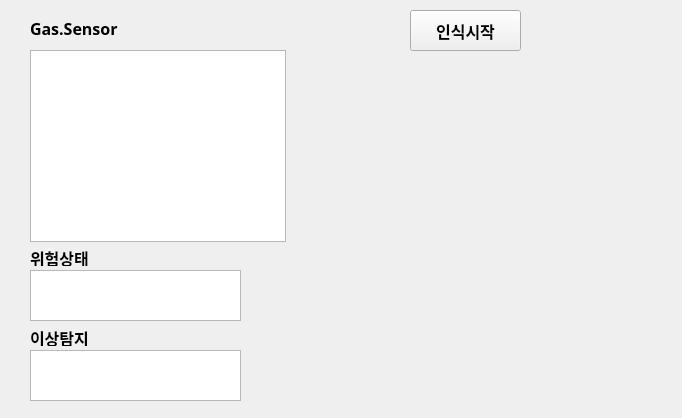
<?xml version="1.0" encoding="UTF-8"?>
<ui version="4.0">
 <class>Dialog</class>
 <widget class="QDialog" name="Dialog">
  <property name="geometry">
   <rect>
    <x>0</x>
    <y>0</y>
    <width>682</width>
    <height>418</height>
   </rect>
  </property>
  <property name="windowTitle">
   <string>FullCover</string>
  </property>
  <property name="windowIcon">
   <iconset>
    <normaloff>home.png</normaloff>
    <normalon>home.png</normalon>
    <disabledoff>home.png</disabledoff>
    <disabledon>home.png</disabledon>home.png</iconset>
  </property>
  <widget class="QLabel" name="label">
   <property name="geometry">
    <rect>
     <x>30</x>
     <y>20</y>
     <width>121</width>
     <height>16</height>
    </rect>
   </property>
   <property name="font">
    <font>
     <family>맑은 고딕</family>
     <pointsize>12</pointsize>
     <weight>75</weight>
     <bold>true</bold>
    </font>
   </property>
   <property name="text">
    <string>Gas.Sensor</string>
   </property>
  </widget>
  <widget class="QTextBrowser" name="textBrowser_2">
   <property name="geometry">
    <rect>
     <x>30</x>
     <y>270</y>
     <width>211</width>
     <height>51</height>
    </rect>
   </property>
   <property name="font">
    <font>
     <family>맑은 고딕</family>
     <pointsize>12</pointsize>
     <weight>75</weight>
     <bold>true</bold>
    </font>
   </property>
  </widget>
  <widget class="QLabel" name="label_2">
   <property name="geometry">
    <rect>
     <x>30</x>
     <y>250</y>
     <width>91</width>
     <height>16</height>
    </rect>
   </property>
   <property name="font">
    <font>
     <family>맑은 고딕</family>
     <pointsize>12</pointsize>
     <weight>75</weight>
     <bold>true</bold>
    </font>
   </property>
   <property name="text">
    <string>위험상태</string>
   </property>
  </widget>
  <widget class="QLabel" name="label_3">
   <property name="geometry">
    <rect>
     <x>30</x>
     <y>330</y>
     <width>81</width>
     <height>16</height>
    </rect>
   </property>
   <property name="font">
    <font>
     <family>맑은 고딕</family>
     <pointsize>12</pointsize>
     <weight>75</weight>
     <bold>true</bold>
    </font>
   </property>
   <property name="text">
    <string>이상탐지</string>
   </property>
  </widget>
  <widget class="QTextBrowser" name="textBrowser_3">
   <property name="geometry">
    <rect>
     <x>30</x>
     <y>350</y>
     <width>211</width>
     <height>51</height>
    </rect>
   </property>
   <property name="font">
    <font>
     <family>맑은 고딕</family>
     <pointsize>12</pointsize>
     <weight>75</weight>
     <bold>true</bold>
    </font>
   </property>
  </widget>
  <widget class="QToolButton" name="btn_1">
   <property name="geometry">
    <rect>
     <x>410</x>
     <y>10</y>
     <width>111</width>
     <height>41</height>
    </rect>
   </property>
   <property name="font">
    <font>
     <family>맑은 고딕</family>
     <pointsize>12</pointsize>
     <weight>75</weight>
     <bold>true</bold>
    </font>
   </property>
   <property name="text">
    <string>인식시작</string>
   </property>
  </widget>
  <widget class="QLabel" name="lbl_picture">
   <property name="geometry">
    <rect>
     <x>320</x>
     <y>80</y>
     <width>320</width>
     <height>270</height>
    </rect>
   </property>
   <property name="text">
    <string/>
   </property>
   <property name="alignment">
    <set>Qt::AlignCenter</set>
   </property>
  </widget>
  <widget class="QListView" name="listView">
   <property name="geometry">
    <rect>
     <x>30</x>
     <y>50</y>
     <width>256</width>
     <height>192</height>
    </rect>
   </property>
   <property name="font">
    <font>
     <family>맑은 고딕</family>
     <pointsize>12</pointsize>
     <weight>75</weight>
     <bold>true</bold>
    </font>
   </property>
  </widget>
 </widget>
 <resources/>
 <connections/>
</ui>
